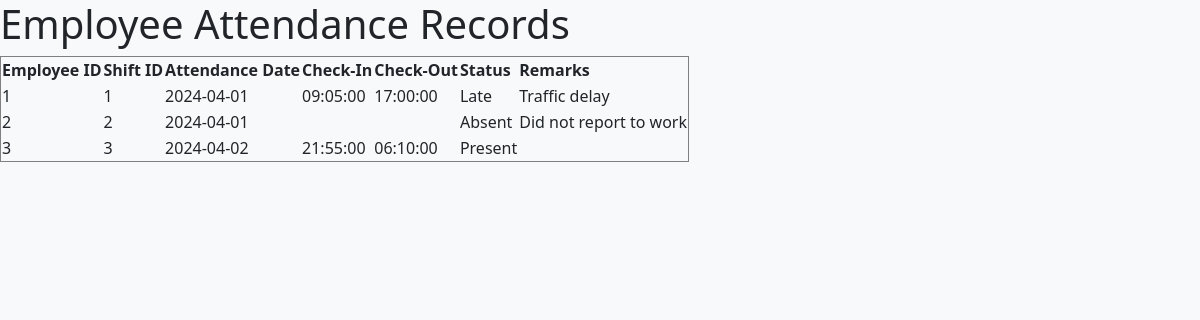
Screenshot of /php/table.php with the database file from the repository.
### tables this page shows
CREATE TABLE `employee_attendance` (
  `attendance_id` int(11) NOT NULL,
  `employee_id` int(11) NOT NULL,
  `shift_id` int(11) NOT NULL,
  `attendance_date` date NOT NULL,
  `check_in` time DEFAULT NULL,
  `check_out` time DEFAULT NULL,
  `status` enum('Present','Absent','Late','On Leave') NOT NULL DEFAULT 'Absent',
  `remarks` varchar(255) DEFAULT NULL
);

### php/table.php (the view, shortened to what this page needs)
<!DOCTYPE html>
<html lang="en">
<head>
    <link href="https://cdn.jsdelivr.net/npm/bootstrap@5.3.3/dist/css/bootstrap.min.css" rel="stylesheet">
    <link rel="stylesheet" href="./css/styles.css">
</head>
<body>
    <h1>Employee Attendance Records</h1>
    <table border="1">
        <tr>
            <th>Employee ID</th>
            <th>Shift ID</th>
            <th>Attendance Date</th>
            <th>Check-In</th>
            <th>Check-Out</th>
            <th>Status</th>
            <th>Remarks</th>
        </tr>
        <?php
        include 'db_connection.php';
        $sql = "SELECT * FROM employee_attendance";
        $result = $conn->query($sql);
        if ($result->num_rows > 0) {
            while($row = $result->fetch_assoc()) {
                echo "<tr>";
                echo "<td>" . $row['employee_id'] . "</td>";
                echo "<td>" . $row['shift_id'] . "</td>";
                echo "<td>" . $row['attendance_date'] . "</td>";
                echo "<td>" . $row['check_in'] . "</td>";
                echo "<td>" . $row['check_out'] . "</td>";
                echo "<td>" . $row['status'] . "</td>";
                echo "<td>" . $row['remarks'] . "</td>";
                echo "</tr>";
            }
        } else {
            echo "<tr><td colspan='7'>No records found</td></tr>";
        }
        ?>
    </table>
</body>
</html>

### css/styles.css (style rules this page uses)
body { background-color: #f8f9fa; height: 100%; margin: 0; }

### rows the page displays
employee_attendance: employee "1", shift "1", attendance_date "2024-04-01", check_in "09:05:00", check_out "17:00:00", status "Late", remarks "Traffic delay"
employee_attendance: employee "2", shift "2", attendance_date "2024-04-01", status "Absent", remarks "Did not report to work"
employee_attendance: employee "3", shift "3", attendance_date "2024-04-02", check_in "21:55:00", check_out "06:10:00", status "Present"
